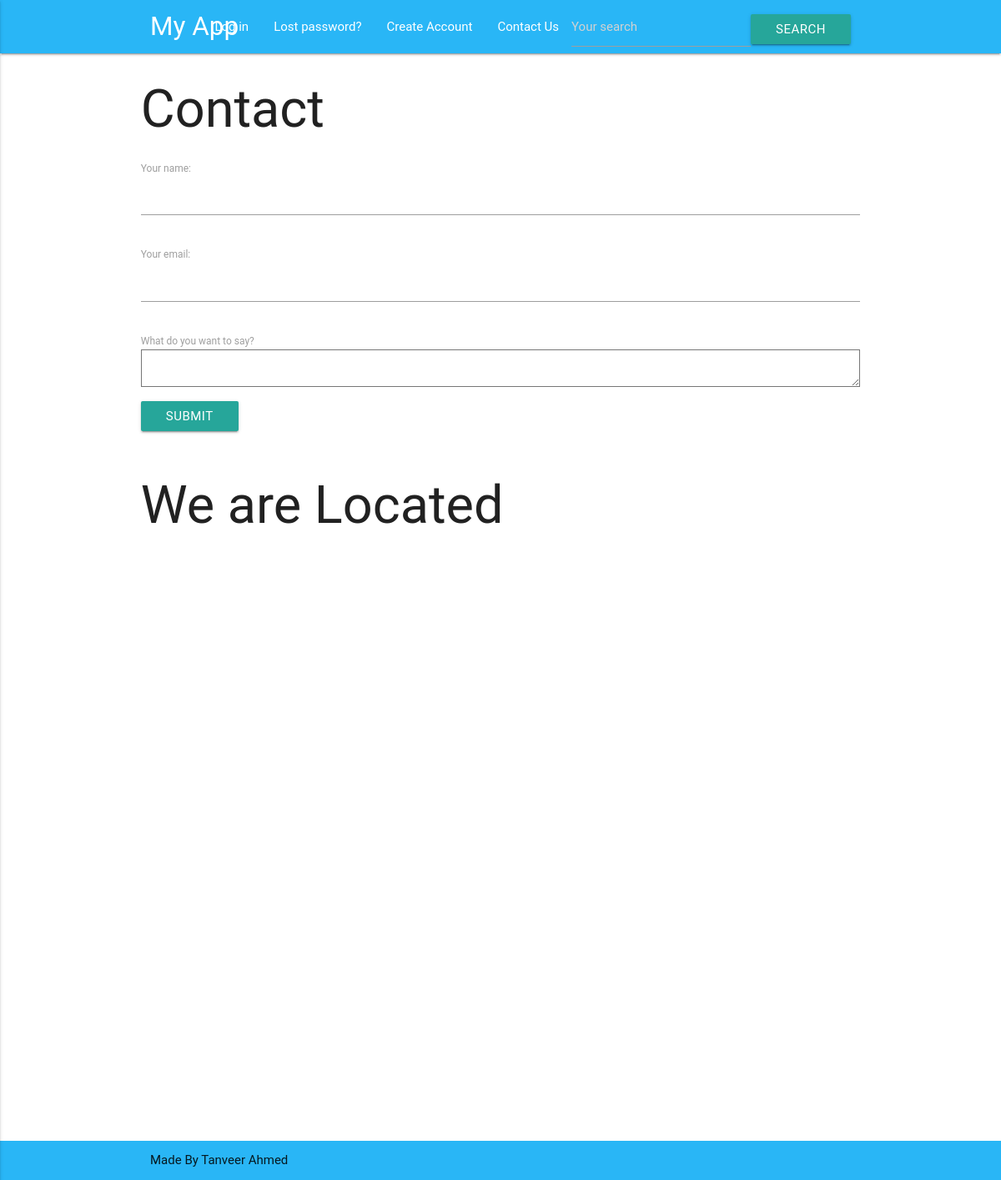
The app's page /contact/, older data.
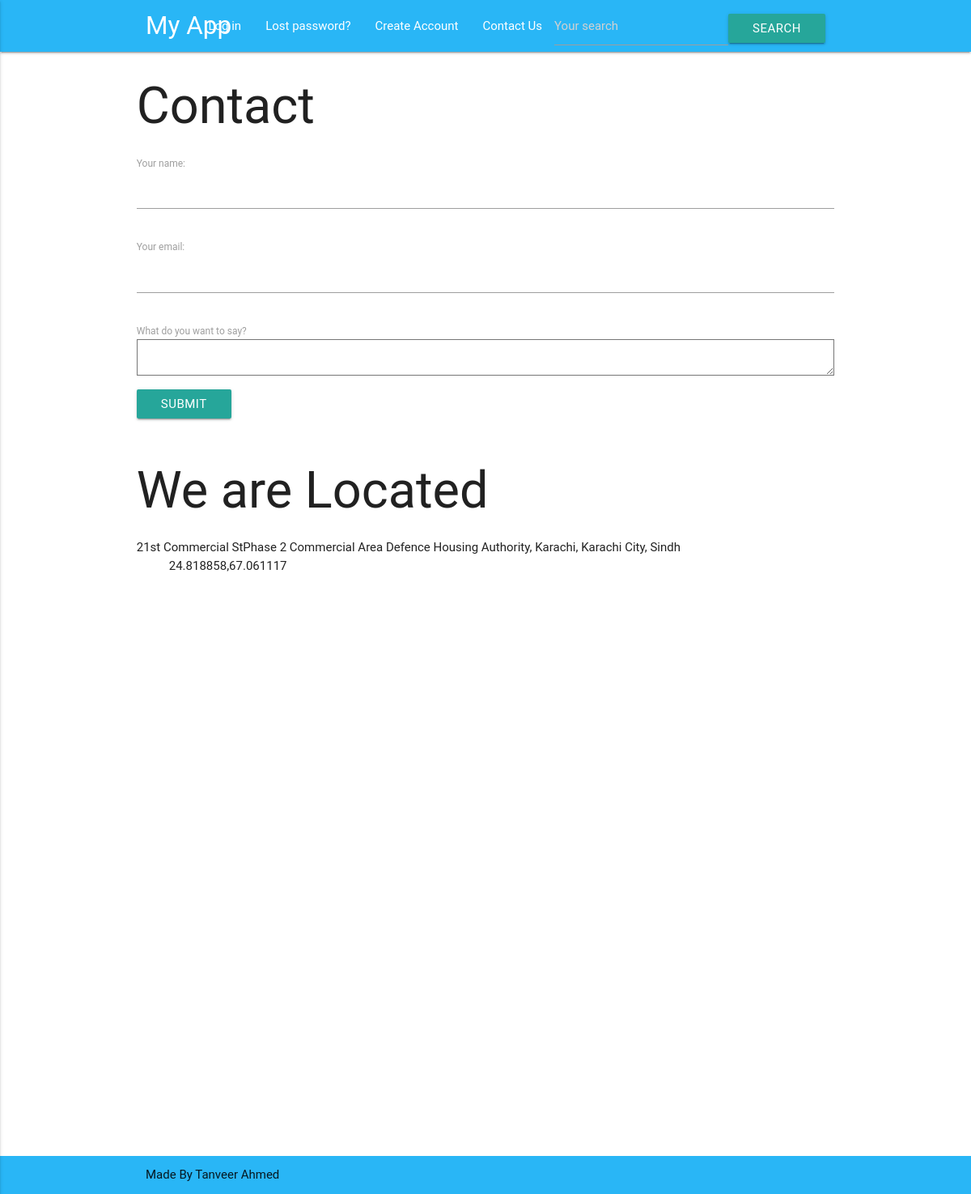
The same page, newer data.
### courses/models.py (models this page shows)
class PointOfInterest(models.Model):
    name = models.CharField(max_length=100)
    address = models.CharField(max_length=255)
    city = models.CharField(max_length=50)
    zipcode = models.CharField(max_length=10)
    position = GeopositionField(blank=True)
    class Meta:
        verbose_name_plural = 'points of interest'

### coursewebsit/views.py (the view, shortened to what this page needs)
# urls.py: path('contact/', views.contact, name='contact'),
def contact(request):
    form_class = ContactForm
    pois = PointOfInterest.objects.all()
    return render(request, 'contactus.html', {
        'form': form_class, 'pois': pois
    })

### templates/contactus.html (shortened to what this page needs)
{% extends "courses/layout.html" %}
{% block course_content %}
<div class="container">
	<div class="row">
<h1>Contact</h1>
  <form role="form" action="" method="post">
  {{ form.as_p }}
  <button type="submit" class="btn btn-success">
         Submit
    </button>
  </form>
  <br>
</div></div>
{% include 'poi_list.html' %}
{% endblock %}

### backup/courses/templates/courses/layout.html (shortened to what this page needs)
{% load staticfiles %}
<!DOCTYPE html>
<html>
<head>
  <link href="{% static 'css/materialize.css' %}" type="text/css" rel="stylesheet" media="screen,projection"/>
  <link href="css/style.css" type="text/css" rel="stylesheet" media="screen,projection"/>
  <link rel="stylesheet" type="text/css" href="{% static 'css/style.css' %}">
</head>
<body>
	<nav class="light-blue lighten-1" role="navigation">
    <div class="nav-wrapper container"><a id="logo-container" href="{% url 'courses:course_list' %}" class="brand-logo">My App</a>
    <ul class="right hide-on-med-and-down">
       {% if user.is_authenticated %}
       <li><a href="{% url 'courses:create_course'%}">Create Post</a></li>
       <li><a href="{% url 'logout' %}"> Logout </a></li>
       <li><a href="{% url 'password_change' %}"> Change Password </a></li>
       {% else %}
       <li> <a href="{% url 'login' %}">Log in </a></li>
       <li> <a href="{% url 'password_reset' %}">Lost password?</a>
       <li> <a href="{% url 'signup' %}">Create Account </a></li>
       {% endif %}
       <li><a href="{% url 'contact'%}">Contact Us</a></li>
       <li class="rightone"> {% include "search_form.html" %} </li>
    </ul>
    </div>
  </nav>
<div class="posts-page">
      {% block course_content %}{% endblock %}
		</div>
{% block footer %}
<footer class="light-blue lighten-1" role="navigation">
<div class="footer-copyright">
      <div class="container">
      Made By Tanveer Ahmed
      </div>
    </div>
</footer>
{% endblock footer %}
</body>
</html>

### templates/search_form.html
 <form id='navbar-search-form' class="navbar-form navbar-left" method='GET' action='{% url "search" %}'>
        <div class="form-group">
            <input class="form-control" type='text' name='q' placeholder='Your search' value='{{ request.GET.q }}'/>
            </div>
        <input class="btn btn-default" type='submit' value='Search'/>
</form>

### templates/poi_list.html (shortened to what this page needs)
<!DOCTYPE>
<html>
    <head>
    </head>
    <body>
       <div class="container">
        <div class="row">
        <h1>We are Located </h1>
        <dl>
            {% for poi in pois %}
                <dt>{{ poi.name }}</dt>
                <dd>{{ poi.position }}</dd>
            {% endfor %}
        </dl>
    </div>
</div>
        <div id="map-canvas"></div>
    </body>
</html>

### assets/static/css/style.css (style rules this page uses)
#map-canvas { height: 700px; }
.footer-copyright { padding: 12px 0px 12px 0px; }
input.btn.btn-default { float: left; margin-top: 17px; }
.form-group { float: left !important; }
.nav-wrapper { background: #29b6f6 !important; }
.footer-copyright { margin-top: 83px; }

### courses/static/css/style.css (style rules this page uses)
.footer-copyright { padding: 12px 0px 12px 0px; }
input.btn.btn-default { float: left; margin-top: 17px; }
.form-group { float: left !important; }
.nav-wrapper { background: #29b6f6 !important; }
.footer-copyright { margin-top: 83px; }

### templates/poi_list.html (style rules this page uses)
#map-canvas { height: 600px; }

Row changes from the older to the newer data that the page shows:
added PointOfInterest: name "21st Commercial StPhase 2 Commercial Area Defence Housing Authority, Karachi, Karachi City, Sindh", position "24.818858,67.061117"
